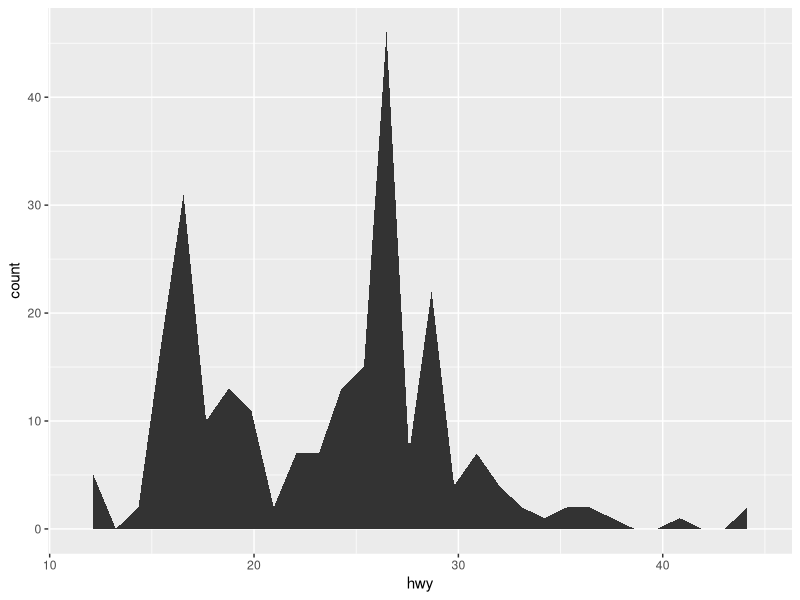
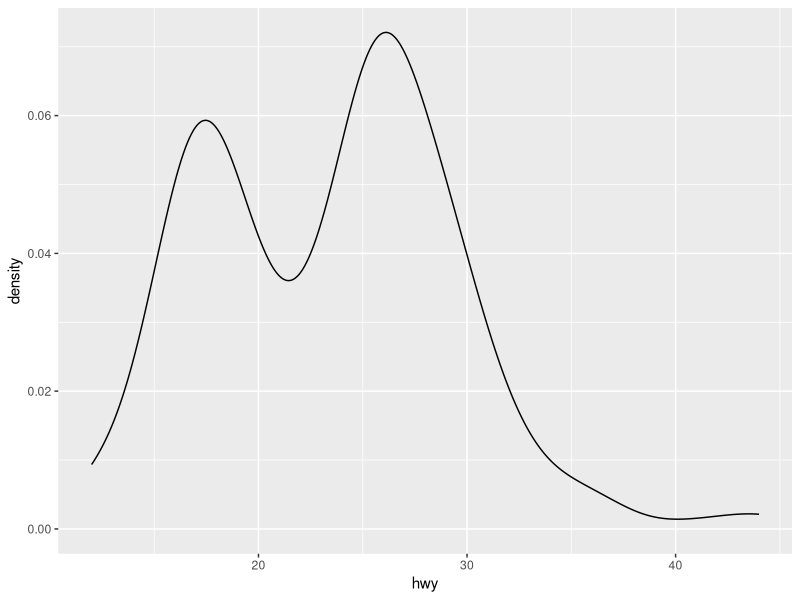
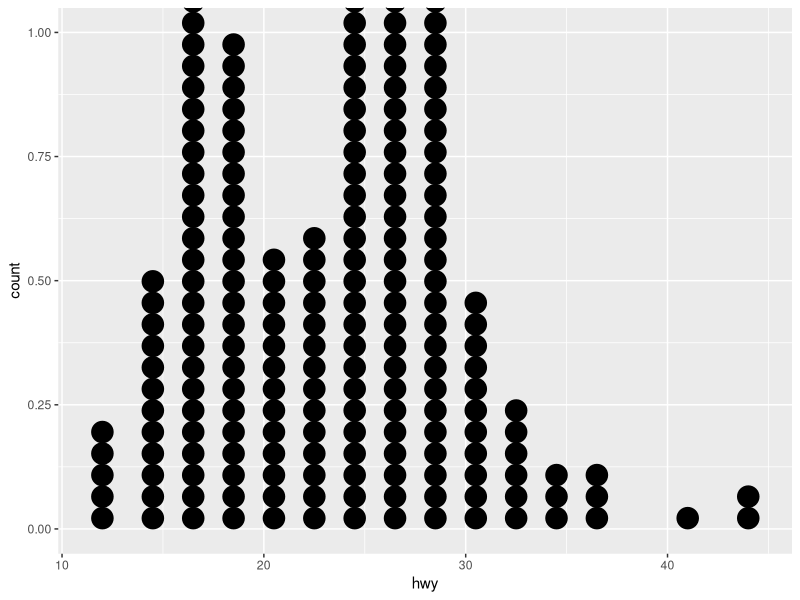
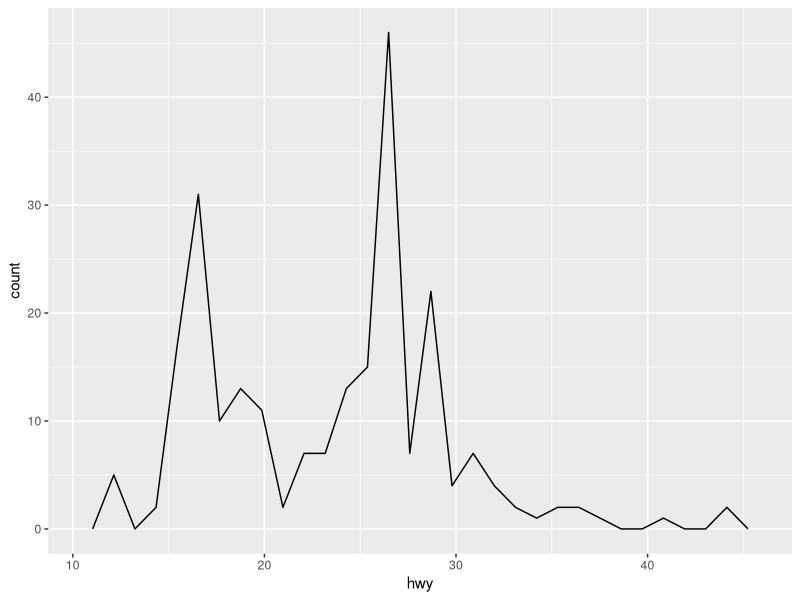
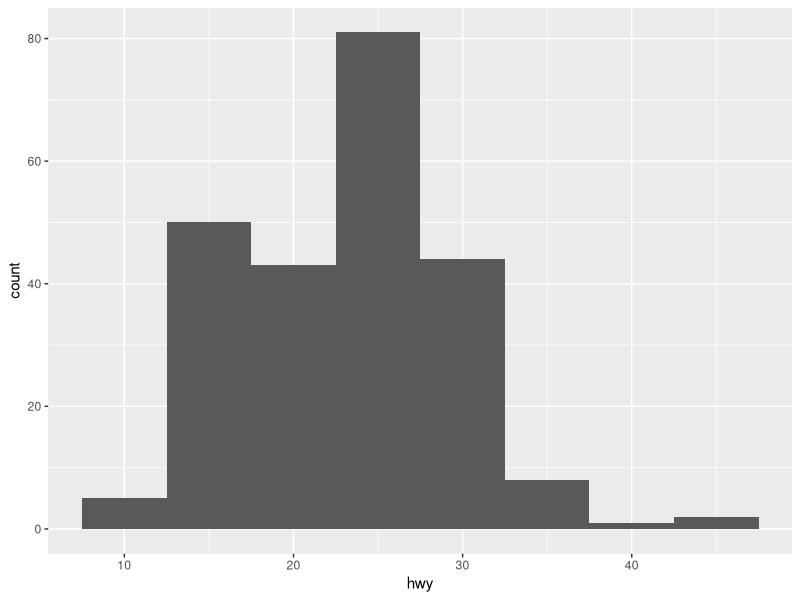
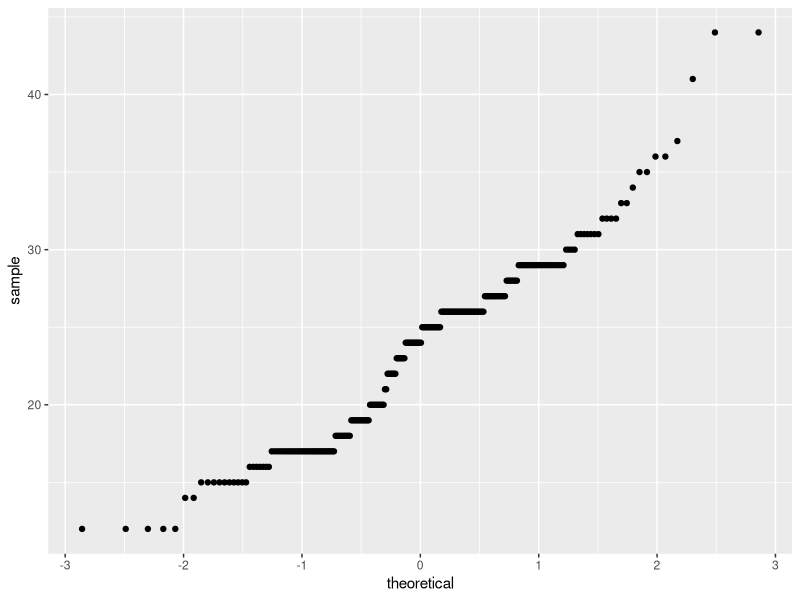
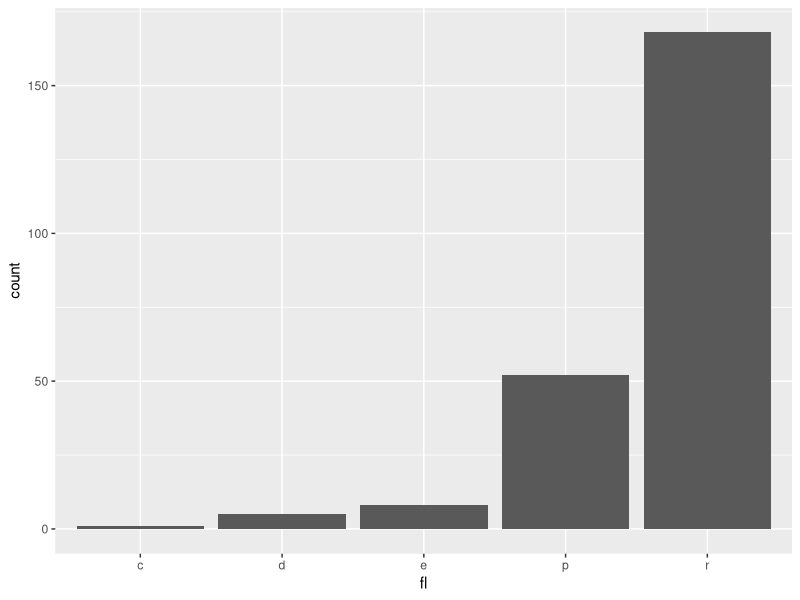
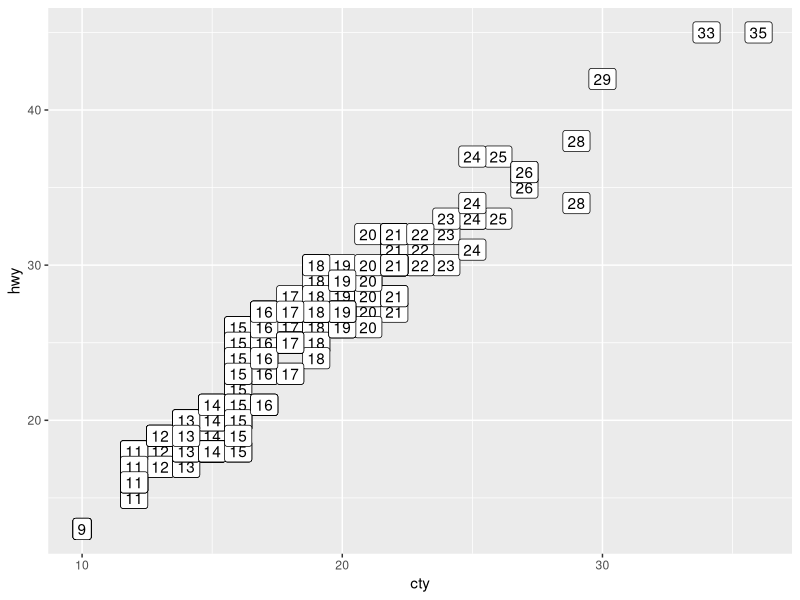

The R source for these figures, in order: (Note: this script raises an error after producing the figures.)
## ---- chunk 1
knitr::opts_chunk$set(echo = TRUE)
knitr::opts_chunk$set(fig.height=3)
knitr::opts_chunk$set(fig.width=4)
library(ggplot2)
library(dplyr)
## ---- chunk 2
c <- ggplot(mpg, aes(hwy)); c2 <- ggplot(mpg)
c + geom_area(stat = "bin")
c + geom_density(kernel = "gaussian")
c + geom_dotplot()
c + geom_freqpoly()
c + geom_histogram(binwidth = 5) 
c2 + geom_qq(aes(sample=hwy))
## ---- chunk 3
d <- ggplot(mpg, aes(fl))
d + geom_bar() 
## ---- chunk 4
e <- ggplot(mpg, aes(cty, hwy))
e + geom_label(aes(label = cty), nudge_x = 1, nudge_y = 1, check_overlap = TRUE)
e + geom_jitter(height = 2, width = 2) 
e + geom_point()
e + geom_quantile()
e + geom_rug(sides = "bl")
e + geom_smooth(method = lm)
e + geom_text(aes(label = cty), nudge_x = 1, nudge_y = 1, check_overlap = TRUE)
## ---- chunk 5
e + geom_jitter(height=2, width=2, alpha=0.5, size=2) +
  geom_quantile(quantiles=c(0.05, 0.95)) + 
  geom_rug(sides = 'tr') +  # top, bottom, left, right
  geom_smooth(method=lm, size=2) 
# how to remove se of a regression line?
## ---- chunk 6
e + geom_jitter(height=2, width=2, alpha=0.5, size=2) +
  geom_rug(sides = 'tr') +  # top, bottom, left, right
  geom_quantile(method='rqss')
# how to set quantiles to be 0.05, 0.5, 0.95?
# how to change the smoothness?
## ---- chunk 7
f <- ggplot(mpg, aes(class, hwy))
f + geom_col()
f + geom_bar()
f + geom_boxplot(alpha=0.5)
f + geom_dotplot(binaxis = "y", stackdir = "center")
f + geom_dotplot(binaxis = "y", stackdir = "center", bins=60)
f + geom_violin(scale = "area")
## ---- chunk 8
f <- ggplot(mpg, aes(class, hwy))
f + geom_boxplot(alpha=0.5) + 
  geom_dotplot(binaxis = "y", stackdir = "center", binwidth=1, alpha=0.5)
f + geom_jitter(alpha=0.5, width=0.1, height=0.1) + geom_boxplot(alpha=0.5)
## ---- chunk 9
g <- ggplot(diamonds, aes(cut, color))
g + geom_count()
g + geom_jitter()
# How to overcome overplot? 1. alpha 2. smaller points
## ---- chunk 10
h <- ggplot(diamonds, aes(carat, price))
h + geom_bin2d(binwidth = c(0.25, 500)) 
h + geom_density2d()
h + geom_hex()
h + geom_point(alpha=0.2) + 
  stat_ellipse(level=0.95, col="red") + 
  stat_ellipse(level=0.01, col="red", size=3)
## ---- chunk 11
h2 <- ggplot(diamonds, aes(carat, color))
h2 + geom_bin2d()
h2 + geom_density2d()
h2 + geom_hex() # is this correct?

h3 <- ggplot(diamonds, aes(cut, color))
h3 + geom_bin2d()
h3 + geom_density2d()
h3 + geom_hex() # is this correct?
## ---- chunk 12
data <- data.frame(murder = USArrests$Murder,
                   state = tolower(rownames(USArrests)))
map <- map_data("state")
k <- ggplot(data, aes(fill = murder))
k + geom_map(aes(map_id = state), map = map) + expand_limits(x = map$long, y = map$lat)
